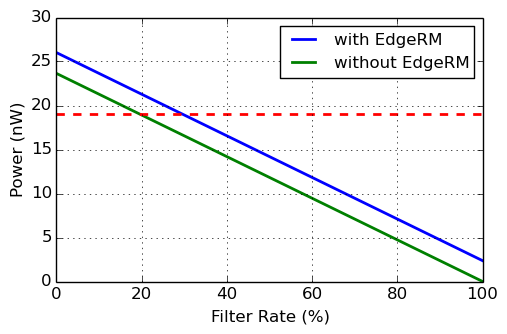

This figure's Python source:
import matplotlib.pyplot as plt
plt.rcParams["figure.figsize"] = (5.5,3.3)

y1 = [23.65*1.1, 23.65*1.0, 23.65*0.9, 23.65*0.8, 23.65*0.7, 23.65*0.6, 23.65*0.5, 23.65*0.4, 23.65*0.3, 23.65*0.2, 23.65*0.1]
y2 = [23.65*1.0, 23.65*0.9, 23.65*0.8, 23.65*0.7, 23.65*0.6, 23.65*0.5, 23.65*0.4, 23.65*0.3, 23.65*0.2, 23.65*0.1, 23.65*0.0]
y3 = [19] * 11
x = [0,10,20,30,40,50,60,70,80,90,100]

fig=plt.figure()
ax = fig.add_subplot(1,1,1)


# plt.plot(x,y,'o',color='b')
plt.plot(x,y1,linewidth=2.0,label='with EdgeRM')
plt.plot(x,y2,linewidth=2.0,label='without EdgeRM')
plt.plot(x,y3, '--', linewidth=2.0, color='r')
plt.legend(prop={'size': 12})
plt.grid()
plt.xlabel('Filter Rate (%)')
plt.ylabel('Power (uW)')

# plt.show()
plt.savefig('powertradeoff.png', bbox_inches='tight')